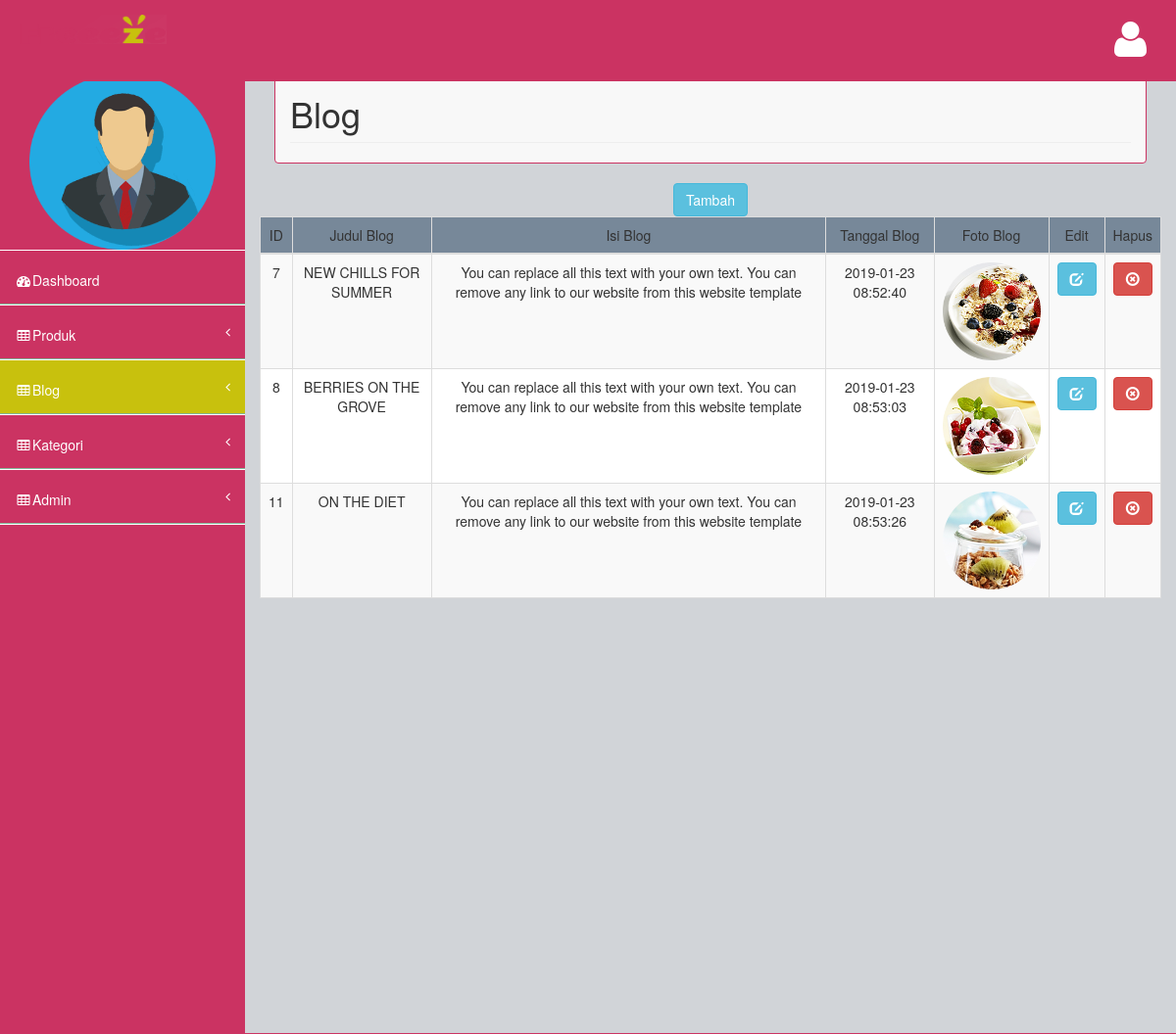
The app's page /admin/tampilBlog.php with its own data.
### tables this page shows
CREATE TABLE `blog` (
  `idBlog` int(11) NOT NULL,
  `judulBlog` varchar(255) NOT NULL,
  `isiBlog` varchar(500) NOT NULL,
  `tglBlog` timestamp NOT NULL DEFAULT CURRENT_TIMESTAMP ON UPDATE CURRENT_TIMESTAMP,
  `fotoBlog` varchar(255) NOT NULL
);

### admin/tampilBlog.php (the view, shortened to what this page needs)
<!DOCTYPE html>
<html>
<head>
    <link href="assets/plugins/bootstrap/bootstrap.css" rel="stylesheet" />
    <link href="assets/font-awesome/css/font-awesome.css" rel="stylesheet" />
    <link href="assets/plugins/pace/pace-theme-big-counter.css" rel="stylesheet" />
    <link href="assets/css/style.css" rel="stylesheet" />
    <link href="assets/css/main-style.css" rel="stylesheet" />
    <link href="assets/plugins/morris/morris-0.4.3.min.css" rel="stylesheet" />
   </head>
<body>
    <div id="wrapper">
        <nav class="navbar navbar-default navbar-fixed-top" role="navigation" id="navbar">
            <div class="navbar-header">
                 <a class="navbar-brand" href="index.php">
                    <img src="assets/img/logoo.png"  width="150px" height="150px"  />
                </a>
            </div>
            <ul class="nav navbar-top-links navbar-right">
                <li class="dropdown">
                    <a class="dropdown-toggle" data-toggle="dropdown" href="#">
                        <i class="fa fa-user fa-3x"></i>
                    </a>
                </li>
            </ul>
        </nav>
        <nav class="navbar-default navbar-static-side" role="navigation">
            <div class="sidebar-collapse">
                <ul class="nav" id="side-menu">
                    <li>
                        <div class="user-section" align="center">
                                <img src="assets/img/admin.png" width="190px" height="180px" >
                        </div>
                           <li >
                        <a href="index.php"><i class="fa fa-dashboard fa-fw"></i>Dashboard</a>
                    </li>
                    <li >
                        <a href="tampilProduk.php"><i class="fa fa-table fa-fw"></i>Produk<span class="fa arrow"></span></a>
                    </li>
                    <li class="selected">
                        <a href="tampilBlog.php"><i class="fa fa-table fa-fw"></i>Blog <span class="fa arrow"></span></a>
                    </li>
                     <li>
                        <a href="tampilKategori.php"><i class="fa fa-table fa-fw"></i>Kategori <span class="fa arrow"></span></a>
                    </li>
                     <li>
                        <a href="tampilAdmin.php"><i class="fa fa-table fa-fw"></i>Admin <span class="fa arrow"></span></a>
                    </li>
                        </ul>
            </div>
        </nav>
        <div id="page-wrapper">
           <nav class="navbar navbar-default">
                <div class="col-lg-12">
                    <h1 class="page-header">Blog</h1>
                </div>
            </nav>
            <div class="row">
                <form action="tambahBlog.php" name="gabungan" method="post">
<table align="center" border="0" width="1000">
<tr align="center">
<td><input type="submit" class="btn btn-info" value="Tambah" /></td>
</tr>
</table>
<div class="info1">
<div class="box box-primary">
    <div class="box-body table-responsive">
        <table id="example1" class="table table-bordered table-striped">
            <thead>
                <tr bgcolor="#778899" class="style4" align="center">
                    <td>ID </td>
                    <td>Judul Blog</td>
                    <td>Isi Blog</td>
                    <td>Tanggal Blog</td>
                    <td>Foto Blog</td>
                    <td>Edit </td>
                    <td>Hapus </td>
                </tr>
            </thead>
            <tbody>
                <?php
                include "koneksi.php";
                $Cari="SELECT * FROM blog ";
                $sql = mysqli_query($connect, $Cari);
                while ( $hasil = mysqli_fetch_array ($sql)) {
                    $idBlog = stripslashes ($hasil['idBlog']);
                    $judulBlog = stripslashes ($hasil['judulBlog']);
                    $isiBlog = stripslashes ($hasil['isiBlog']);
                    $tglBlog = stripslashes ($hasil['tglBlog']);
                    $fotoBlog = stripslashes ($hasil['fotoBlog']);
                        ?>
                        <tr align="center" bgcolor="#ffffff" class="style5">
                            <td><?=$idBlog?><div align="center"></div></td>
                            <td><?=$judulBlog?><div align="center"></div></td>
                            <td><?=$isiBlog?><div align="center"></div></td>
                            <td><?=$tglBlog?><div align="center"></div></td>
                            <td><img src=gambar/<?=$fotoBlog?> width='100' height='100'><div align="center"></div></td>
                            <td bgcolor=" #ffffff"><div align="center"> <a class="btn btn-info" href="editBlog.php?idBlog=<?=$idBlog?>" title="click for edit" onclick="return confirm('Anda yakin untuk mengedit ?')"><span class="glyphicon glyphicon-edit"></span></a></div></td>
                            <td bgcolor=" #ffffff"><div><a class="btn btn-danger" href="hapusBlog.php?idBlog=<?=$idBlog?>" title="click for delete" onclick="return confirm('Anda yakin untuk menghapus ?')"><span class="glyphicon glyphicon-remove-circle"></span></a></div></td>
                        </tr>
                        <?php
                }
                ?>
            </tbody>
        </table>
    </div>
</div>
</div>
</div>
</div>
</div>
</body>
</html>

### admin/assets/css/style.css (style rules this page uses)
body { background-color: #cb3362; }
#wrapper { width: 100%; margin-top: 55px!important; background-color:#cb3362; }
#page-wrapper { padding: 0 15px; min-height: 568px; background-color:rgb(209, 212, 216); }
.navbar-static-side ul li { border-bottom:1px solid #ffffff !important; }
.navbar-top-links li { display: inline-block; }
.navbar-top-links li:last-child { margin-right: 15px; }
.navbar-top-links li a { padding: 20px; min-height: 50px; }
.arrow { float: right; }
.fa.arrow:before { content: "\f104"; }
@media (min-width:768px) { .navbar-static-side { z-index: 1; position: absolute; width: 250px; } }

### admin/assets/css/main-style.css (style rules this page uses)
.navbar-top-links > li > a { color: #FFFFFF; }
.nav > li > a { padding: 20px 15px; }
#side-menu { background-color:#cb3362; }
#side-menu a { color:#fff; border-bottom: 1px solid #84B899 !important; height: 55px; }
.selected { background-color:rgb(200, 193, 13); }
#navbar { background-color:rgb(203, 51, 98);; }
.navbar-brand { padding-left:20px; }
.navbar-brand img { height:30px; }
.navbar-default { border-color: #cb3362; }
@media (min-width:768px) { #page-wrapper { position: inherit; margin: 0 0 0 250px; padding: 0 30px; min-height: 1000px; } }

### records on screen
blog: idBlog "7", judulBlog "NEW CHILLS FOR SUMMER", isiBlog "You can replace all this text with your own text. You can remove any link to our website from this website template", tglBlog "2019-01-23 08:52:40", fotoBlog (picture)
blog: idBlog "8", judulBlog "BERRIES ON THE GROVE", isiBlog "You can replace all this text with your own text. You can remove any link to our website from this website template", tglBlog "2019-01-23 08:53:03", fotoBlog (picture)
blog: idBlog "11", judulBlog "ON THE DIET", isiBlog "You can replace all this text with your own text. You can remove any link to our website from this website template", tglBlog "2019-01-23 08:53:26", fotoBlog (picture)
